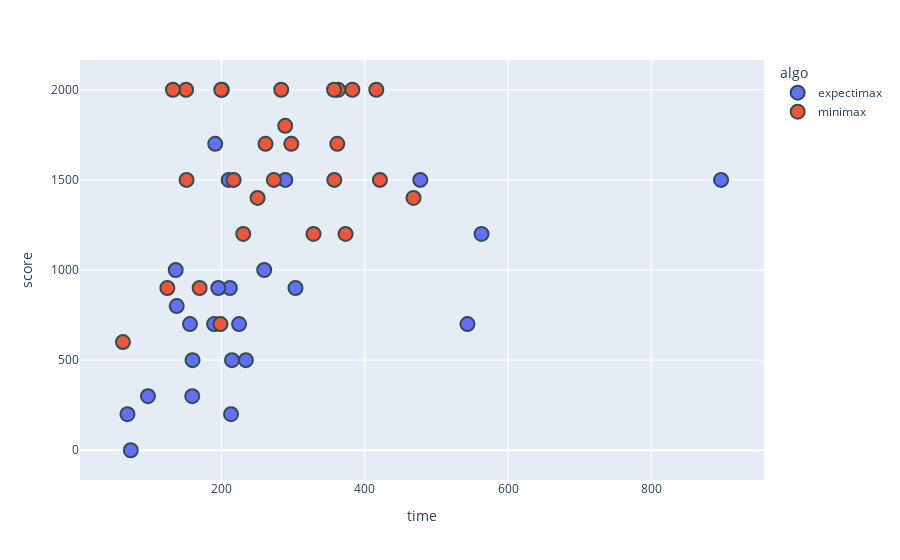

Source (notebook cell):
### Markdown cell above
### Vizualise data

### Code cell
import plotly.express as px

fig = px.scatter(df, x="time", y="score", color="algo")

fig.update_traces(marker=dict(size=14,
                              line=dict(width=2,
                                        color='DarkSlateGrey')),
                  selector=dict(mode='markers'))
fig.show()

### Figure 1 — Plotly figure (JSON) as saved in the notebook; plotly's stock layout.template omitted (floating-point values rounded to 4 significant figures)
{"data": [{"hovertemplate": "algo=expectimax<br>time=%{x}<br>score=%{y}<extra></extra>", "legendgroup": "expectimax", "marker": {"color": "#636efa", "line": {"color": "DarkSlateGrey", "width": 2}, "size": 14, "symbol": "circle"}, "mode": "markers", "name": "expectimax", "orientation": "v", "showlegend": true, "type": "scatter", "x": [191.0, 96.99, 137.2, 224.3, 543.3, 209.7, 214.3, 213.0, 288.9, 211.5, 73.01, 477.4, 303.1, 68.36, 155.7, 135.8, 233.8, 259.4, 189.4, 897.6, 563.0, 195.2, 159.3, 158.9], "xaxis": "x", "y": [1700, 300, 800, 700, 700, 1500, 500, 200, 1500, 900, 0, 1500, 900, 200, 700, 1000, 500, 1000, 700, 1500, 1200, 900, 500, 300], "yaxis": "y"}, {"hovertemplate": "algo=minimax<br>time=%{x}<br>score=%{y}<extra></extra>", "legendgroup": "minimax", "marker": {"color": "#EF553B", "line": {"color": "DarkSlateGrey", "width": 2}, "size": 14, "symbol": "circle"}, "mode": "markers", "name": "minimax", "orientation": "v", "showlegend": true, "type": "scatter", "x": [216.7, 283.1, 361.5, 288.8, 200.1, 297.3, 230.1, 468.0, 62.06, 421.1, 124.1, 382.5, 373.1, 362.6, 198.4, 150.2, 357.0, 416.0, 199.5, 261.2, 150.9, 272.9, 357.3, 131.9, 328.3, 169.2, 250.2], "xaxis": "x", "y": [1500, 2000, 1700, 1800, 2000, 1700, 1200, 1400, 600, 1500, 900, 2000, 1200, 2000, 700, 2000, 2000, 2000, 2000, 1700, 1500, 1500, 1500, 2000, 1200, 900, 1400], "yaxis": "y"}], "layout": {"legend": {"title": {"text": "algo"}, "tracegroupgap": 0}, "margin": {"t": 60}, "xaxis": {"anchor": "y", "domain": [0, 1], "title": {"text": "time"}}, "yaxis": {"anchor": "x", "domain": [0, 1], "title": {"text": "score"}}}}
